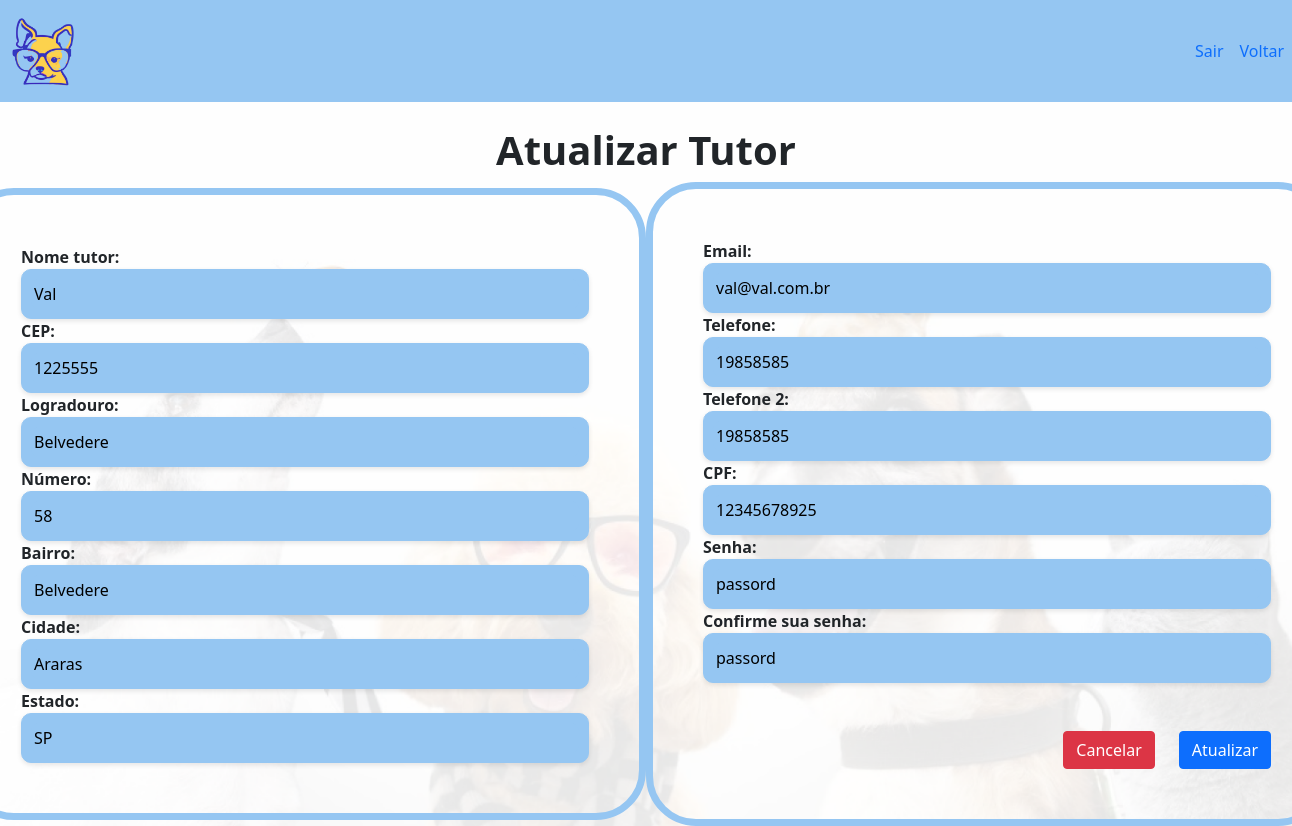
Screenshot of /updateTutor/4/ with the database file from the repository.
### Aplicativo/models.py (models this page shows)
class cadastroTutorModel(models.Model):
    nometutor = models.CharField(max_length=255)
    email = models.CharField(max_length=255)
    logradouro = models.CharField(max_length=255)
    bairro = models.CharField(max_length=100)
    cep = models.CharField(max_length=255)
    numero = models.CharField(max_length=10)
    cidade = models.CharField('cidade',max_length=100, default = 'cidade')
    estado = models.CharField(max_length=3)
    telefone = models.CharField(max_length=15)
    password= models.CharField('password', max_length=20, default="passord")
    cpf= models.CharField('cpf',max_length=11,default='cpf')

### Aplicativo/views.py (the view)
# urls.py: path('updateTutor/<int:id>/', views.updateTutor, name='updateTutor'),
def updateTutor(request, id):
    tutor = get_object_or_404(cadastroTutorModel, pk=id)
    if request.method == 'POST':
        form = cadastroTutorForm(request.POST, instance=tutor)
        if form.is_valid():
            form.save()
            messages.success(request, 'Cadastro atualizado com sucesso!')
            return redirect('atualizacaoTutor')
    else:
        form = cadastroTutorForm(instance=tutor)
    return render(request, 'updateTutor.html', {'form': form, 'tutor': tutor})

### Aplicativo/forms.py
class cadastroTutorForm(forms.ModelForm):
    class Meta:
        model = cadastroTutorModel
        fields = ['nometutor', 'email', 'logradouro', 'bairro','cep','numero','cidade','estado', 'telefone', 'password','cpf']

### Aplicativo/templates/updateTutor.html (shortened to what this page needs)
<!DOCTYPE html>
<html lang="pt-br">
<head>
    {% load static %}
    <link rel="stylesheet" type="text/css" href="{% static 'css/index.css' %}">
    <link rel="stylesheet" type="text/css" href="{% static 'css/cadastro.css' %}">
    <link href="https://cdn.jsdelivr.net/npm/bootstrap@5.0.2/dist/css/bootstrap.min.css" rel="stylesheet"
>
</head>
<body>
    {% include 'nav.html' %}
    <br>
    <h1 class="text-center"><b>Atualizar Tutor</b></h1>
    <form action="{% url 'updateTutor' tutor.id %}" method="POST">
        <div class="container-wrapper">
            <div class="form-container">
                <div class="form-group">
                    <label for="nometutor"><b>Nome tutor:</b></label><br>
                    <div class="campo-formulario">
                        {{ form.nometutor }}
                    </div>
                    <label for="cep"><b>CEP:</b></label><br>
                    <div class="campo-formulario">
                        {{ form.cep }}
                    </div>
                    <label for="logradouro"><b>Logradouro:</b></label><br>
                    <div class="campo-formulario">
                        {{ form.logradouro }}
                    </div>
                    <label for="numero"><b>Número:</b></label><br>
                    <div class="campo-formulario">
                        {{ form.numero }}
                    </div>
                    <label for="bairro"><b>Bairro:</b></label><br>
                    <div class="campo-formulario">
                        {{ form.bairro }}
                    </div>
                    <label for="cidade"><b>Cidade:</b></label><br>
                    <div class="campo-formulario">
                        {{ form.cidade }}
                    </div>
                    <label for="estado"><b>Estado:</b></label><br>
                    <div class="campo-formulario">
                        {{ form.estado }}
                    </div>
                </div>
            </div>
            <div class="form-container">
                <div class="form-group">
                    <label for="email"><b>Email:</b></label><br>
                    <div class="campo-formulario">
                        {{ form.email }}
                    </div>
                    <label for="telefone"><b>Telefone:</b></label><br>
                    <div class="campo-formulario">
                        {{ form.telefone }}
                    </div>
                    <label for="telefone2"><b>Telefone 2:</b></label><br>
                    <div class="campo-formulario">
                        {{ form.telefone }}
                    </div>
                    <label for="cpf"><b>CPF:</b></label><br>
                    <div class="campo-formulario">
                        {{ form.cpf }}
                    </div>
                    <label for="password"><b>Senha:</b></label><br>
                    <div class="campo-formulario">
                        {{ form.password }}
                    </div>
                    <label for="password_confirm"><b>Confirme sua senha:</b></label><br>
                    <div class="campo-formulario">
                        {{ form.password }}
                    </div>
                    <br>
                </div>
                <br>
                <div class="row justify-content-end">
                    <div class="col-auto">
                        <a href="{% url 'index' %}" class="btn btn-danger">Cancelar</a>
                    </div>
                    <div class="form-group col-auto">
                        <button type="submit" class="btn btn-primary">Atualizar</button>
                    </div>
                </div>
            </div>
        </div>
    </form>
</body>
</html>

### Aplicativo/static/css/cadastro.css (style rules this page uses)
body { background-image: url('../Aplicativo/media/fundo_opaco.png'); background-size: cover; background-repeat: no-repeat; background-attachment: fixed; }
.container-wrapper { display: flex; justify-content: center; align-items: center; }
.form-container { border: 7px solid #95C6F2; border-radius: 50px; padding: 50px; }

### Aplicativo/static/css/carrossel.css (style rules this page uses)
body { margin: 0; padding: 0; background-color: #969696; }

### Aplicativo/templates/updateTutor.html (style rules this page uses)
.campo-formulario { background-color: #95C6F2; border-radius: 10px; border: 1px solid #95C6F2; padding: 8px; box-shadow: 0 2px 5px rgba(0, 0, 0, 0.1); }
.campo-formulario input[type="text"], .campo-formulario input[type="email"], .campo-formulario select { font-size: 16px; color: black; background-color: #95C6F2; border: 1px solid #95C6F2; padding: 3px; border-radius: 10px; width: 550px; box-sizing: border-box; }

### rows the page displays
cadastroTutorModel: nometutor "Val", cep "1225555", logradouro "Belvedere", numero "58", bairro "Belvedere", cidade "Araras", estado "SP", email "val@val.com.br", telefone "19858585", cpf "12345678925", password "passord"
